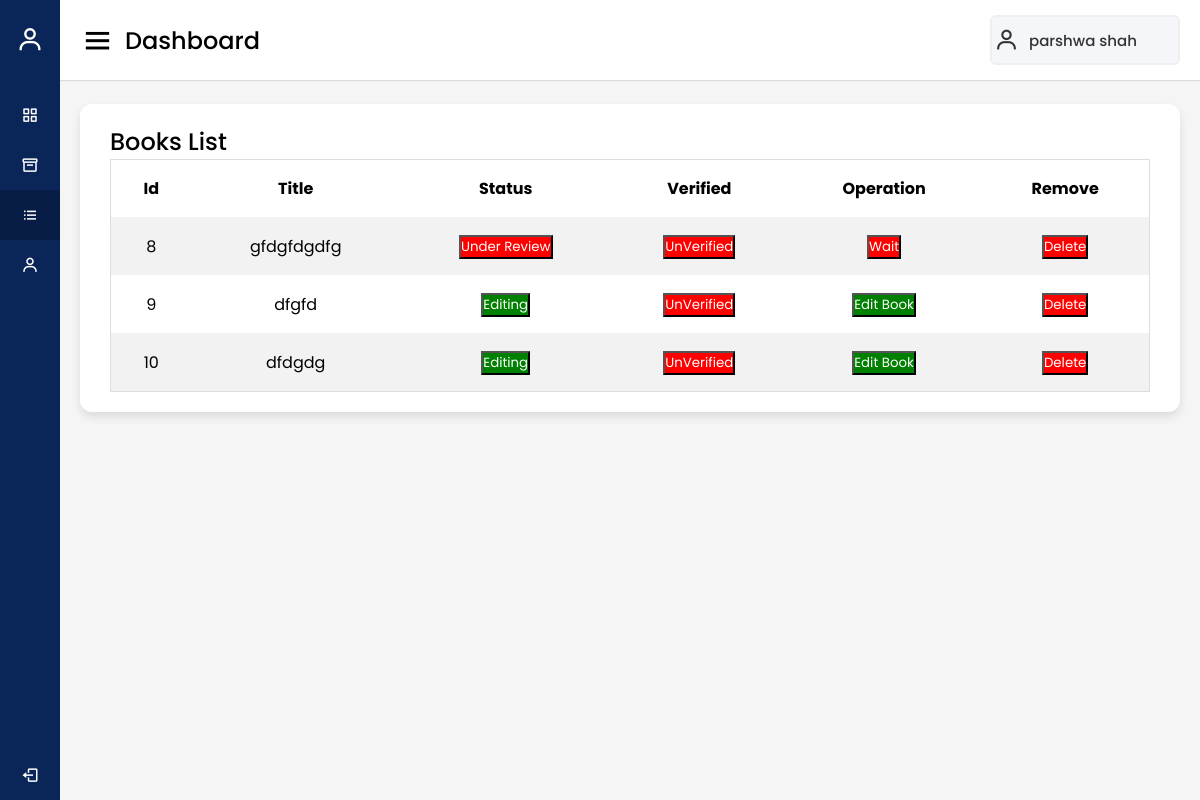
The app's page /Author/book.php (signed in) with its own data.
### tables this page shows
CREATE TABLE `author_data` (
  `author_id` int(11) NOT NULL,
  `author_first_name` varchar(20) NOT NULL,
  `author_last_name` varchar(20) NOT NULL,
  `author_email` varchar(100) NOT NULL,
  `author_phone_no` bigint(11) NOT NULL,
  `author_password` varchar(20) NOT NULL,
  `author_gender` varchar(10) NOT NULL,
  `author_city` varchar(20) NOT NULL,
  `author_state` varchar(20) NOT NULL,
  `author_pincode` int(11) NOT NULL,
  `author_email_status` int(1) NOT NULL,
  `author_verified` int(1) NOT NULL
);

CREATE TABLE `ebook_data` (
  `book_id` int(11) NOT NULL,
  `book_title` varchar(100) NOT NULL,
  `book_description` text NOT NULL,
  `book_data` text NOT NULL,
  `book_cover` text NOT NULL,
  `book_status` int(1) NOT NULL,
  `book_varified` int(1) NOT NULL,
  `author_id` int(11) NOT NULL
);

### Author/book.php (the view, shortened to what this page needs)
<?php
if(isset($_SESSION['au_id'])){
?>
<!DOCTYPE html>
<html lang="en" dir="ltr">
<head>
    <link rel="stylesheet" href="./style.css">
    <link href='https://unpkg.com/boxicons@2.0.7/css/boxicons.min.css' rel='stylesheet'>
</head>
<?php
include "../database/connect.php";
$id = $_SESSION['au_id'];
$que1 = mysqli_query($con, "SELECT * FROM author_data WHERE author_id=$id");
$arr1 = mysqli_fetch_array($que1);
$que2 = mysqli_query($con, "SELECT * FROM ebook_data WHERE author_id='$id' ORDER BY book_status desc");
?>
<body>
    <div class="sidebar">
        <div class="logo-details">
            <i class='bx bx-user bx-flashing'></i>
            <span class="logo_name">Author Pannel</span>
        </div>
        <ul class="nav-links">
            <li>
                <a href="./index.php">
                    <i class='bx bx-grid-alt'></i>
                    <span class="links_name">Dashboard</span>
                </a>
            </li>
            <li>
                <a href="./new_book.php">
                    <i class='bx bx-box'></i>
                    <span class="links_name">New Book</span>
                </a>
            </li>
            <li>
                <a href="./book.php" class="active">
                    <i class='bx bx-list-ul'></i>
                    <span class="links_name">Book list</span>
                </a>
            </li>
            <li>
                <a href="./profile.php">
                    <i class='bx bx-user'></i>
                    <span class="links_name">Profile</span>
                </a>
            </li>
            <li class="log_out">
                <a href="../logout.php">
                    <i class='bx bx-log-out'></i>
                    <span class="links_name">Log out</span>
                </a>
            </li>
        </ul>
    </div>
    <section class="home-section">
        <nav>
            <div class="sidebar-button">
                <i class='bx bx-menu sidebarBtn'></i>
                <span class="dashboard">Dashboard</span>
            </div>
            <div class="profile-details">
                <i class='bx bx-user'></i>
                <a href="./profile.php"><span class="admin_name"><?php echo $arr1['author_first_name'], " ", $arr1['author_last_name'];  ?></span></a>
            </div>
        </nav>
        <div class="home-content">
            <div class="sales-boxes">
                <div class="recent-sales box">
                    <div class="title">Books List</div>
                    <div class="sales-details">
                        <table>
                            <tr>
                                <th style="text-align: center;">Id</th>
                                <th style="text-align: center;">Title</th>
                                <th style="text-align: center;">Status</th>
                                <th style="text-align: center;">Verified</th>
                                <th style="text-align: center;">Operation</th>
                                <th style="text-align: center;">Remove</th>
                            </tr>
                            <?php
                                while ($arr2 = mysqli_fetch_array($que2)) {
                                    ?>
                                    <tr>
                                        <td><?php echo $arr2['book_id']; ?></td>
                                        <td><?php echo $arr2['book_title']; ?></td>
                                        <?php
                                        if ($arr2['book_status'] == 0) {
                                        ?>
                                            <td><a href="./edit_mode_change.php?status=1&id=<?php echo $arr2['book_id']; ?>"><button class="author-verified-button">Editing</button></a></td>
                                        <?php
                                        } else {
                                        ?>
                                            <td><a href="./edit_mode_change.php?status=0&id=<?php echo $arr2['book_id']; ?>"><button class="author-unverified-button">Under Review</button></a></td>
                                        <?php
                                        }
                                        ?>
                                        <?php
                                        if ($arr2['book_varified'] == 0) {
                                        ?>
                                            <td><button class="author-unverified-button">UnVerified</button></td>
                                        <?php
                                        } else {
                                        ?>
                                            <td><button class="author-verified-button">Verified</button></td>
                                        <?php
                                        }
                                        ?>
                                        <?php
                                        if ($arr2['book_status'] == 0) {
                                        ?>
                                        <td><a href="./edit_book.php?id=<?php echo $arr2['book_id']; ?>"><button class="author-verified-button">Edit Book</button></a></td>
                                        <?php
                                        }
                                        else if($arr2['book_varified'] == 1){
                                          ?>
                                          <td><a href="../Admin/book_view.php?id=<?php echo $arr2['book_id']; ?>"><button class="author-verified-button">Book View</button></a></td>
                                        <?php
                                        } else {
                                        ?>
                                        <td><button class="author-unverified-button">Wait</button></td>
                                        <?php
                                        }
                                        ?>
                                        <td><a href="../Author/delete_book.php?id=<?php echo $arr2['book_id']; ?>"><button class="author-unverified-button">Delete</button></a></td>
                                      </tr>
                                <?php
                                }
                                ?>
                        </table>
                    </div>
                </div>
            </div>
        </div>
    </section>
</body>
</html>
<?php
} else {
    header("Location: ../login.html");
}
?>

### Author/style.css (style rules this page uses)
* { margin: 0; padding: 0; box-sizing: border-box; font-family: 'Poppins', sans-serif; text-decoration: none; }
.sidebar { position: fixed; height: 100%; width: 240px; background: #0A2558; transition: all 0.5s ease; }
.sidebar .logo-details { height: 80px; display: flex; align-items: center; }
.sidebar .logo-details i { font-size: 28px; font-weight: 500; color: #fff; min-width: 60px; text-align: center }
.sidebar .logo-details .logo_name { color: #fff; font-size: 24px; font-weight: 500; }
.sidebar .nav-links { margin-top: 10px; }
.sidebar .nav-links li { position: relative; list-style: none; height: 50px; }
.sidebar .nav-links li a { height: 100%; width: 100%; display: flex; align-items: center; text-decoration: none; transition: all 0.4s ease; }
.sidebar .nav-links li a.active { background: #081D45; }
.sidebar .nav-links li i { min-width: 60px; text-align: center; font-size: 18px; color: #fff; }
.sidebar .nav-links li a .links_name { color: #fff; font-size: 15px; font-weight: 400; white-space: nowrap; }
.sidebar .nav-links .log_out { position: absolute; bottom: 0; width: 100%; }
.home-section { position: relative; background: #f5f5f5; min-height: 100vh; width: calc(100% - 240px); left: 240px; transition: all 0.5s ease; }
.home-section nav { display: flex; justify-content: space-between; height: 80px; background: #fff; display: flex; align-items: center; position: fixed; width: calc(100% - 240px); left: 240px; z-index: 100; padding: 0 20px; box-shadow: 0 1px 1px rgba(0, 0, 0, 0.1); transition: all 0.5s ease; }
.home-section nav .sidebar-button { display: flex; align-items: center; font-size: 24px; font-weight: 500; }
nav .sidebar-button i { font-size: 35px; margin-right: 10px; }
.home-section nav .profile-details { display: flex; align-items: center; background: #F5F6FA; border: 2px solid #EFEEF1; border-radius: 6px; height: 50px; min-width: 190px; padding: 0 15px 0 2px; }
nav .profile-details .admin_name { font-size: 15px; font-weight: 500; color: #333; margin: 0 10px; white-space: nowrap; }
nav .profile-details i { font-size: 25px; color: #333; }
.home-section .home-content { position: relative; padding-top: 104px; }
.home-content .sales-boxes { display: flex; justify-content: space-between; }
.home-content .sales-boxes .recent-sales { width: 100%; background: #fff; padding: 20px 30px; margin: 0 20px; border-radius: 12px; box-shadow: 0 5px 10px rgba(0, 0, 0, 0.1); }
.home-content .sales-boxes .sales-details { display: flex; align-items: center; justify-content: space-between; }
.sales-boxes .box .title { font-size: 24px; font-weight: 500; }
table { border-collapse: collapse; border-spacing: 0; width: 100%; border: 1px solid #ddd; }
th, td { text-align: center; padding: 16px; }
th:first-child, td:first-child { text-align: center; }
tr:nth-child(even) { background-color: #f2f2f2 }
.author-unverified-button { background-color: red; color: white; }
.author-verified-button { background-color: green; color: white; }
a { text-decoration: none; }
@media (max-width: 1240px) { .sidebar { width: 60px; } }
@media (max-width: 1240px) { .home-section { width: calc(100% - 60px); left: 60px; } }
@media (max-width: 1240px) { .home-section nav { width: calc(100% - 60px); left: 60px; } }

### records on screen
author_data: author_first_name "parshwa", author_last_name "shah"
ebook_data: book_id "8", book_title "gfdgfdgdfg", book_varified "UnVerified", book_status "Wait"
ebook_data: book_id "9", book_title "dfgfd", book_varified "UnVerified"
ebook_data: book_id "10", book_title "dfdgdg", book_varified "UnVerified"
